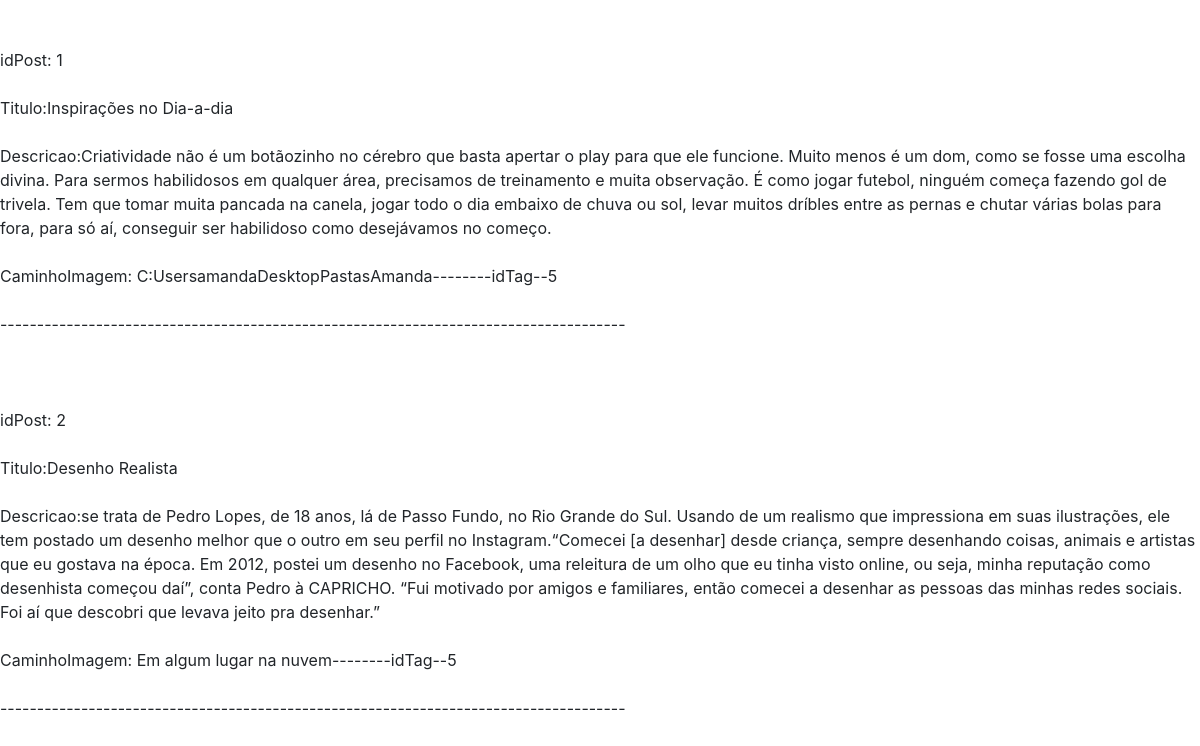
Page /conecta.php on the earlier database version.
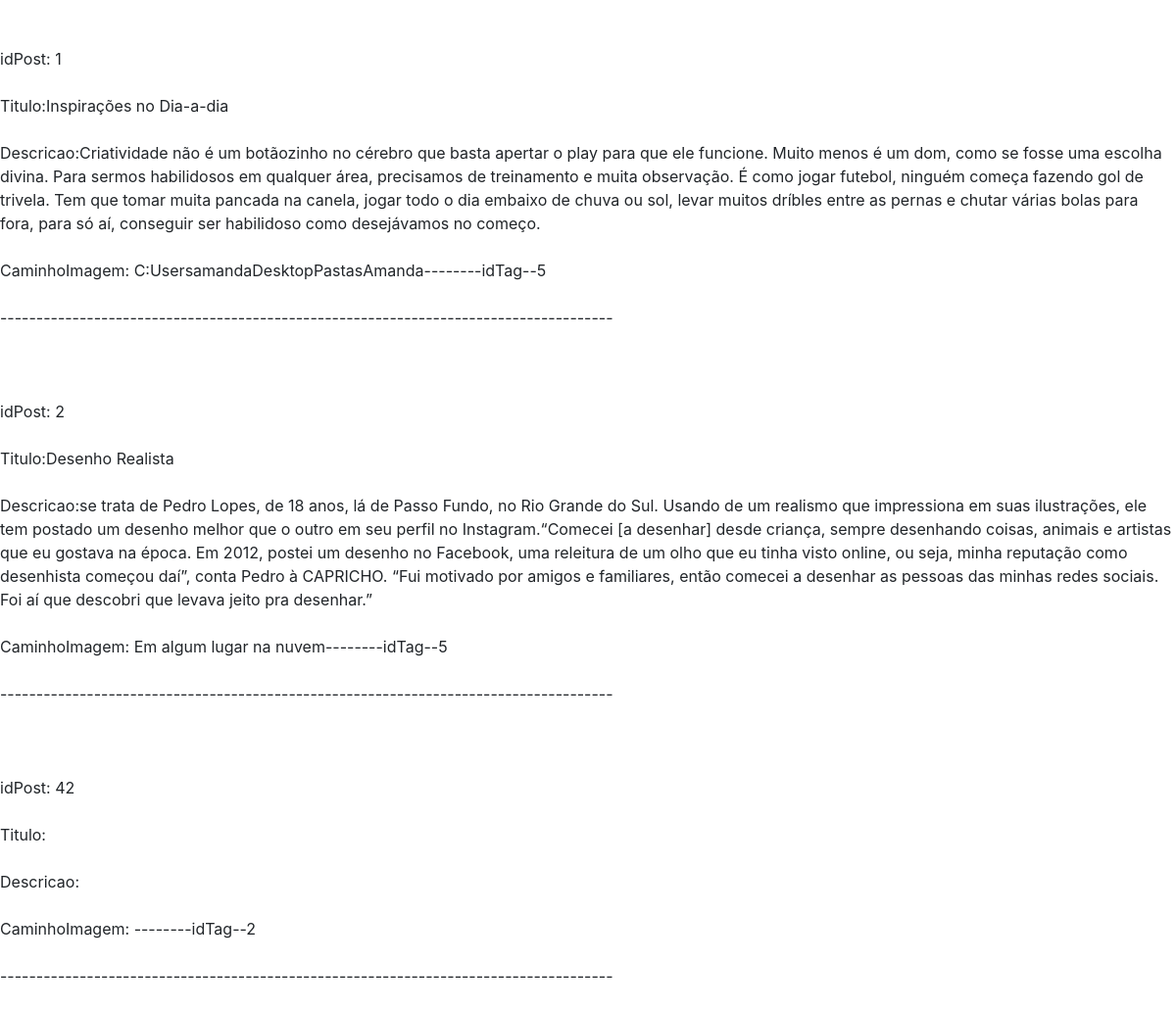
Same page on the later database version.
### tables this page shows
CREATE TABLE IF NOT EXISTS `post` (
  `idPost` int(11) NOT NULL AUTO_INCREMENT,
  `nomePost` varchar(30) NOT NULL,
  `descricao` text,
  `idUsuario` int(11) NOT NULL,
  `CaminhoImagem` varchar(50) NOT NULL,
  `idTag` int(11) NOT NULL,
  PRIMARY KEY (`idPost`),
  UNIQUE KEY `nomePost` (`nomePost`),
  UNIQUE KEY `idUsuario` (`idUsuario`),
  KEY `fk_tag` (`idTag`)
);

### conecta.php (the view, shortened to what this page needs)
<!DOCTYPE html>
<html>
<head>
	<link rel="stylesheet" href="../css/bootstrap.min.css">
</head>
<body>
<?php
$servername = "localhost";
$username = "root";
$password = "123";
$dbname = "revistaart";
$conn = new mysqli($servername, $username, $password, $dbname);
    $sql = "SELECT idPost, nomePost, descricao, idUsuario,CaminhoImagem,idTag FROM post";
    $result = mysqli_query($conn, $sql);
if (mysqli_num_rows($result) > 0) {
    while($row = mysqli_fetch_assoc($result)) {
        echo "<br><br>";
        echo "idPost: " . $row["idPost"];
          echo "<br><br>";
        echo "Titulo:".$row["nomePost"];
          echo "<br><br>";
        echo "Descricao:".$row["descricao"];
          echo "<br><br>";
        echo "CaminhoImagem: " . $row["CaminhoImagem"]."--------idTag--".$row["idTag"];
         echo "<br><br>";
         echo "-------------------------------------------------------------------------------------";
         echo "<br><br>";
    }
} else {
    echo "Nenhum  Post encontrado";
}
?>
</body>
</html>

Differences in the rows shown:
added post: idPost "42", idTag "2"
